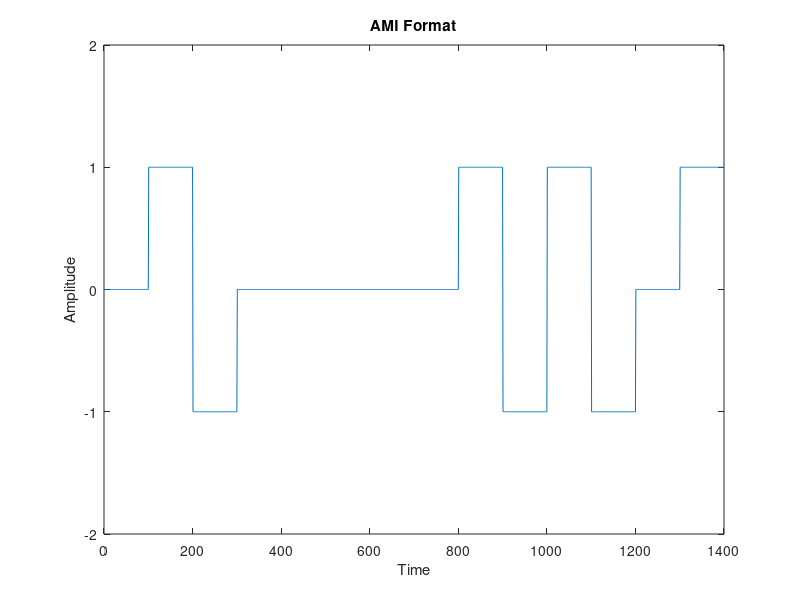

Recreate this plot in MATLAB.
clear all;
close all;
b=[0 1 1 0 0 0 0 0 1 1 1 1 0 1];
a=length(b);
count=0;
i=1;
while i<a
    if b(i)==1
        count=count+1;
        if rem(count,2)==0
            b(i)=-1;
        else
            b(i)=1;
        end
    else
        b(i)=0;
    end
        i=i+1;
    end
    d=b'*ones(1,100);
    k=d';
    p=k(:);
    t=[1:1400];
    plot(t,p);
    axis([0 1400 -2 2]);
    xlabel('Time');
    ylabel('Amplitude');
    title('AMI Format');
